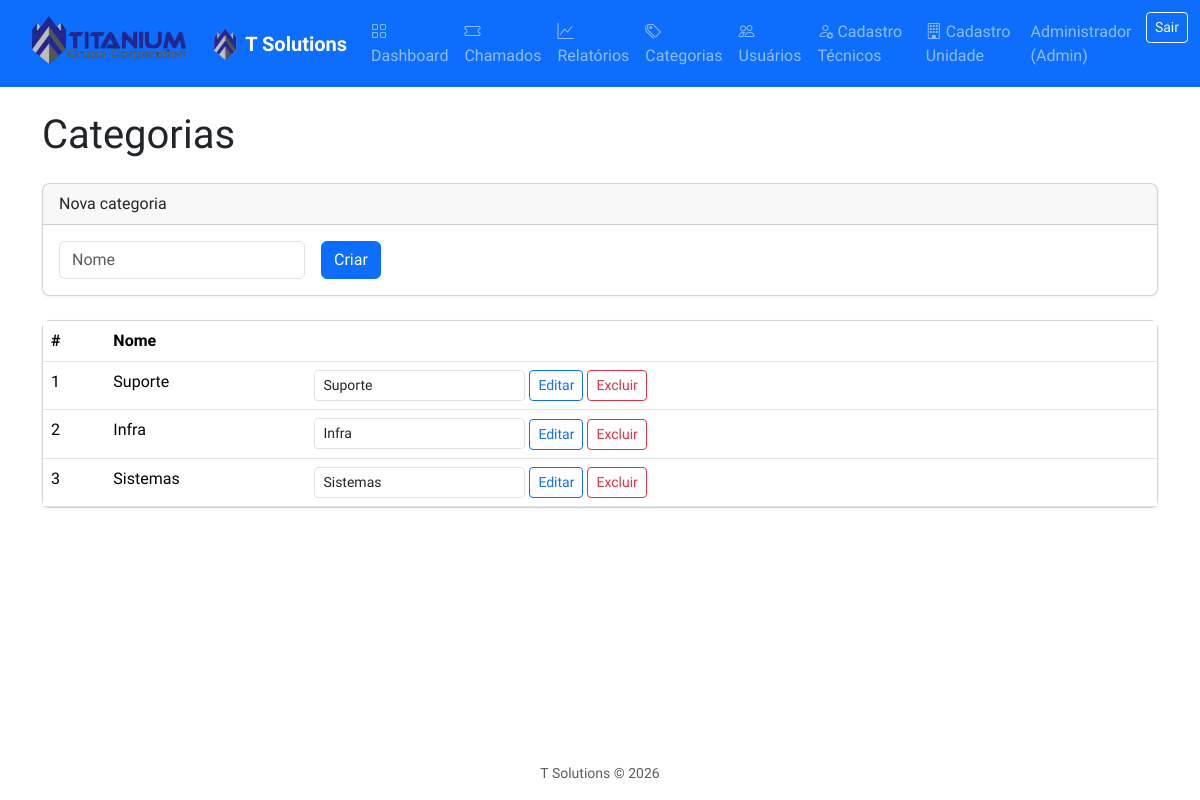
Page /categories (signed in) on the committed database.
### tables this page shows
CREATE TABLE categories (
    id INT UNSIGNED AUTO_INCREMENT PRIMARY KEY,
    name VARCHAR(100) NOT NULL UNIQUE
);

### app/Controllers/CategoryController.php (called while the page is built, shortened)
<?php
class CategoryController
{
    public function index(): void
    {
        $categories = $this->categoryModel->all();
        require __DIR__ . '/../Views/categories/index.php';
    }
}

### app/Models/Category.php (called while the page is built, shortened)
<?php
class Category extends BaseModel
{
    protected function getTable(): string
    {
        return 'categories';
    }
}

### app/Models/BaseModel.php (called while the page is built, shortened)
<?php
abstract class BaseModel
{
    protected PDO $pdo;
    public function __construct(PDO $pdo)
    {
        $this->pdo = $pdo;
    }
    public function all(string $orderBy = 'id', string $order = 'ASC'): array
    {
        $sql = sprintf('SELECT * FROM %s ORDER BY %s %s', $this->getTable(), $orderBy, $order);
        return $this->pdo->query($sql)->fetchAll();
    }
}

### app/helpers.php (called while the page is built, shortened)
<?php
if (!function_exists('e')) {
    function e(?string $value): string
    {
        return htmlspecialchars((string) $value, ENT_QUOTES | ENT_HTML5, 'UTF-8');
    }
}

### app/Views/categories/index.php (the view, shortened to what this page needs)
<?php
require __DIR__ . '/../partials/head.php';
require __DIR__ . '/../partials/nav.php';
?>
<div class="container py-4">
    <h1 class="mb-4">Categorias</h1>
    <div class="card mb-4">
        <div class="card-header">Nova categoria</div>
        <div class="card-body">
            <form method="post" action="/categories" class="row g-3">
                <div class="col-auto">
                    <input type="text" name="name" class="form-control" placeholder="Nome" required minlength="2">
                </div>
                <div class="col-auto">
                    <button type="submit" class="btn btn-primary">Criar</button>
                </div>
            </form>
        </div>
    </div>
    <div class="card">
        <div class="card-body p-0">
            <table class="table table-hover mb-0">
                <thead>
                    <tr>
                        <th>#</th>
                        <th>Nome</th>
                        <th></th>
                    </tr>
                </thead>
                <tbody>
                    <?php foreach ($categories as $c): ?>
                    <tr>
                        <td><?= e((string) $c['id']) ?></td>
                        <td><?= e($c['name']) ?></td>
                        <td>
                            <form method="post" action="/categories/<?= $c['id'] ?>/update" class="d-inline">
                                <input type="text" name="name" class="form-control form-control-sm d-inline-block w-auto" value="<?= e($c['name']) ?>">
                                <button type="submit" class="btn btn-sm btn-outline-primary">Editar</button>
                            </form>
                            <form method="post" action="/categories/<?= $c['id'] ?>/delete" class="d-inline" class="d-inline" onsubmit="return confirm('Excluir categoria?');">
                                <button type="submit" class="btn btn-sm btn-outline-danger">Excluir</button>
                            </form>
                        </td>
                    </tr>
                    <?php endforeach; ?>
                </tbody>
            </table>
        </div>
    </div>
</div>
<?php require __DIR__ . '/../partials/footer.php'; ?>

### public/index.php (shortened to what this page needs)
<?php
$pdo = require dirname(__DIR__) . '/config/database.php';
$userModel = new \App\Models\User($pdo);
$ticketModel = new \App\Models\Ticket($pdo);
$commentModel = new \App\Models\TicketComment($pdo);
$statusHistoryModel = new \App\Models\TicketStatusHistory($pdo);
$attachmentModel = new \App\Models\Attachment($pdo);
$categoryModel = new \App\Models\Category($pdo);
$tecnicoModel = new \App\Models\Tecnico($pdo);
$unidadeModel = new \App\Models\Unidade($pdo);
$authService = new \App\Services\AuthService($pdo, $userModel);
$uploadPath = dirname(__DIR__) . '/storage/uploads';
$quarantinePath = dirname(__DIR__) . '/storage/quarantine';
$uploadService = new \App\Services\UploadService(
    $uploadPath,
    $quarantinePath,
    $config['max_upload_mb'] * 1024 * 1024,
    $config['clamav_path'] ?? null
);
$authMiddleware = new \App\Middlewares\AuthMiddleware($authService);
$configFull = require dirname(__DIR__) . '/config/config.php';
$passwordResetService = new \App\Services\PasswordResetService($pdo, $userModel, $configFull);
$notificationService = new \App\Services\NotificationService($configFull, $userModel);
$authController = new \App\Controllers\AuthController($authService, $userModel, $passwordResetService);
$dashboardController = new \App\Controllers\DashboardController($ticketModel, $authService);
$ticketController = new \App\Controllers\TicketController(
    $ticketModel,
    $commentModel,
    $statusHistoryModel,
    $attachmentModel,
    $categoryModel,
    $userModel,
    $unidadeModel,
    $authService,
    $uploadService,
    $notificationService,
    $configFull
);
$userController = new \App\Controllers\UserController($userModel, $authService);
$categoryController = new \App\Controllers\CategoryController($categoryModel, $authService);
$tecnicoController = new \App\Controllers\TecnicoController($tecnicoModel, $authService);
$unidadeController = new \App\Controllers\UnidadeController($unidadeModel, $authService);
$reportController = new \App\Controllers\ReportController($ticketModel, $categoryModel, $userModel, $authService);
$uri = parse_url($_SERVER['REQUEST_URI'], PHP_URL_PATH);
$method = $_SERVER['REQUEST_METHOD'];
$routes = [
    'GET' => [
        '/' => fn() => header('Location: /dashboard') && exit,
        '/login' => fn() => $authController->showLogin(),
        '/forgot-password' => fn() => $authController->showForgotPassword(),
        '/reset-password' => fn() => $authController->showResetPassword(),
        '/change-password' => function () use ($authMiddleware, $authController) {
            $authMiddleware->handle();
            $authController->showChangePassword();
        },
        '/dashboard' => function () use ($authMiddleware, $dashboardController) {
            $authMiddleware->handle();
            $dashboardController->index();
        },
        '/tickets' => function () use ($authMiddleware, $ticketController) {
            $authMiddleware->handle();
            $ticketController->index();
        },
        '/tickets/create' => function () use ($authMiddleware, $ticketController) {
            $authMiddleware->handle();
            $ticketController->create();
        },
        '/tickets/{id}' => function (int $id) use ($authMiddleware, $ticketController) {
            $authMiddleware->handle();
            $ticketController->show($id);
        },
        '/tickets/{id}/edit' => function (int $id) use ($authMiddleware, $ticketController) {
            $authMiddleware->handle();
            $ticketController->edit($id);
        },
        '/users' => function () use ($authMiddleware, $userController) {
            $authMiddleware->handle();
            $authMiddleware->requireRole(['admin', 'diretoria']);
            $userController->index();
        },
        '/categories' => function () use ($authMiddleware, $categoryController) {
            $categoryController->index();
        },
        '/tecnicos' => function () use ($authMiddleware, $tecnicoController) {
            $authMiddleware->handle();
            $authMiddleware->requireRole(['admin', 'diretoria']);
            $tecnicoController->index();
        },
        '/tecnicos/{id}/edit' => function (int $id) use ($authMiddleware, $tecnicoController) {
            $authMiddleware->handle();
            $authMiddleware->requireRole(['admin', 'diretoria']);
            $tecnicoController->edit($id);
        },
        '/unidades' => function () use ($authMiddleware, $unidadeController) {
            $authMiddleware->handle();
            $authMiddleware->requireRole(['admin', 'diretoria']);
            $unidadeController->index();
        },
        '/reports' => function () use ($authMiddleware, $reportController) {
            $authMiddleware->handle();
            $reportController->index();
        },
        '/reports/export-excel' => function () use ($authMiddleware, $reportController) {
            $authMiddleware->handle();
            $reportController->exportExcel();
        },
        '/reports/export-pdf' => function () use ($authMiddleware, $reportController) {
            $authMiddleware->handle();
            $reportController->exportPdf();
        },
        '/tickets/{id}/attachments/{aid}/download' => function (int $id, int $aid) use ($authMiddleware, $ticketController) {
            $authMiddleware->handle();
            $ticketController->downloadAttachment($id, $aid);
        },
    ],
    'POST' => [
        '/login' => fn() => $authController->login(),
        '/forgot-password' => fn() => $authController->forgotPassword(),
        '/reset-password' => fn() => $authController->resetPassword(),
        '/change-password' => fn() => $authController->changePassword(),
        '/logout' => fn() => $authController->logout(),
        '/tickets' => function () use ($authMiddleware, $ticketController) {
            $authMiddleware->handle();
            $ticketController->store();
        },
        '/tickets/{id}/update' => function (int $id) use ($authMiddleware, $ticketController) {
            $authMiddleware->handle();
            $ticketController->update($id);
        },
        '/tickets/{id}/status' => function (int $id) use ($authMiddleware, $ticketController) {
            $authMiddleware->handle();
            $ticketController->changeStatus($id);
        },
        '/tickets/{id}/delete' => function (int $id) use ($authMiddleware, $ticketController) {
            $authMiddleware->handle();
            $ticketController->delete($id);
        },
        '/tickets/{id}/assign' => function (int $id) use ($authMiddleware, $ticketController) {
            $authMiddleware->handle();
            $ticketController->assign($id);
        },
        '/tickets/{id}/comments' => function (int $id) use ($authMiddleware, $ticketController) {
            $authMiddleware->handle();
            $ticketController->addComment($id);
        },
        '/tickets/{id}/attachments' => function (int $id) use ($authMiddleware, $ticketController) {
            $authMiddleware->handle();
            $ticketController->uploadAttachment($id);
        },
        '/users' => function () use ($authMiddleware, $userController) {
            $authMiddleware->handle();
            $authMiddleware->requireRole(['admin', 'diretoria']);
            $userController->store();
        },
        '/categories' => function () use ($authMiddleware, $categoryController) {
            $authMiddleware->handle();
            $authMiddleware->requireRole(['admin', 'diretoria']);
            $categoryController->store();
        },
        '/categories/{id}/update' => function (int $id) use ($authMiddleware, $categoryController) {
            $authMiddleware->handle();
            $authMiddleware->requireRole(['admin', 'diretoria']);
            $categoryController->update($id);
        },
        '/categories/{id}/delete' => function (int $id) use ($authMiddleware, $categoryController) {
            $authMiddleware->handle();
            $authMiddleware->requireRole(['admin', 'diretoria']);
            $categoryController->delete($id);
        },
        '/tecnicos' => function () use ($authMiddleware, $tecnicoController) {
            $authMiddleware->handle();
            $authMiddleware->requireRole(['admin', 'diretoria']);
            $tecnicoController->store();
        },
        '/tecnicos/{id}/update' => function (int $id) use ($authMiddleware, $tecnicoController) {
            $authMiddleware->handle();
            $authMiddleware->requireRole(['admin', 'diretoria']);
            $tecnicoController->update($id);
        },
        '/tecnicos/{id}/delete' => function (int $id) use ($authMiddleware, $tecnicoController) {
            $authMiddleware->handle();
            $authMiddleware->requireRole(['admin', 'diretoria']);
            $tecnicoController->delete($id);
        },
        '/unidades' => function () use ($authMiddleware, $unidadeController) {
            $authMiddleware->handle();
            $authMiddleware->requireRole(['admin', 'diretoria']);
            $unidadeController->store();
        },
        '/unidades/{id}/update' => function (int $id) use ($authMiddleware, $unidadeController) {
            $authMiddleware->handle();
            $authMiddleware->requireRole(['admin', 'diretoria']);
            $unidadeController->update($id);
        },
        '/unidades/{id}/delete' => function (int $id) use ($authMiddleware, $unidadeController) {
            $authMiddleware->handle();
            $authMiddleware->requireRole(['admin', 'diretoria']);
            $unidadeController->delete($id);
        },
    ],
];
$methodRoutes = $routes[$method] ?? [];
foreach ($methodRoutes as $pattern => $handler) {
    $regex = preg_replace('/\{([^}]+)\}/', '(?P<$1>\d+)', $pattern);
    $regex = '#^' . $regex . '$#';
    if (preg_match($regex, $uri, $matches)) {
        $params = array_filter($matches, 'is_string', ARRAY_FILTER_USE_KEY);
        $ids = array_map('intval', array_values($params));
        $handler(...$ids);
        exit;
    }
}

### public/assets/css/app.css (style rules this page uses)
body { padding-top: 0; background-color: #fff; }
:root { --bs-body-font-family: "Plus Jakarta Sans", system-ui, -apple-system, sans-serif; }
body { min-height: 100vh; display: flex; flex-direction: column; }
.container { flex: 1; }
.card { border-radius: 0.5rem; box-shadow: 0 1px 3px rgba(0,0,0,0.08); background: #fff; }
.table th { font-weight: 600; }

### rows in the picture
categories: id "1", name "Suporte"
categories: id "2", name "Infra"
categories: id "3", name "Sistemas"
